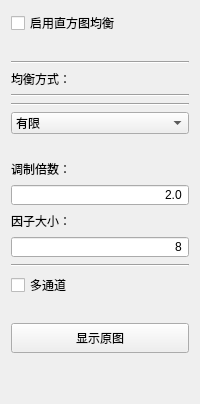
        <widget class="QWidget" name="tab_5">
         <attribute name="title">
          <string>页</string>
         </attribute>
         <layout class="QVBoxLayout" name="verticalLayout_26">
          <item>
           <layout class="QVBoxLayout" name="verticalLayout_25">
            <item>
             <widget class="QCheckBox" name="checkBox_Clane_enable">
              <property name="text">
               <string>启用直方图均衡</string>
              </property>
             </widget>
            </item>
            <item>
             <widget class="QLabel" name="label_29">
              <property name="text">
               <string/>
              </property>
             </widget>
            </item>
            <item>
             <widget class="Line" name="line_33">
              <property name="orientation">
               <enum>Qt::Horizontal</enum>
              </property>
             </widget>
            </item>
            <item>
             <widget class="QLabel" name="label_27">
              <property name="text">
               <string>均衡方式：</string>
              </property>
             </widget>
            </item>
            <item>
             <widget class="Line" name="line_34">
              <property name="orientation">
               <enum>Qt::Horizontal</enum>
              </property>
             </widget>
            </item>
            <item>
             <layout class="QHBoxLayout" name="horizontalLayout_Clane"/>
            </item>
            <item>
             <widget class="Line" name="line_35">
              <property name="orientation">
               <enum>Qt::Horizontal</enum>
              </property>
             </widget>
            </item>
            <item>
             <widget class="QComboBox" name="comboBox_Clane">
              <item>
               <property name="text">
                <string>有限</string>
               </property>
              </item>
              <item>
               <property name="text">
                <string>全局</string>
               </property>
              </item>
             </widget>
            </item>
            <item>
             <widget class="QLabel" name="label_28">
              <property name="text">
               <string/>
              </property>
             </widget>
            </item>
            <item>
             <widget class="QGroupBox" name="groupBox_Clane_size">
              <property name="minimumSize">
               <size>
                <width>0</width>
                <height>0</height>
               </size>
              </property>
              <property name="styleSheet">
               <string notr="true">QGroupBox{
border:0px solid #222;
background-color: rgba(0, 0, 0, 0);
}</string>
              </property>
              <property name="title">
               <string/>
              </property>
              <layout class="QVBoxLayout" name="verticalLayout_28">
               <property name="leftMargin">
                <number>0</number>
               </property>
               <property name="topMargin">
                <number>0</number>
               </property>
               <property name="rightMargin">
                <number>0</number>
               </property>
               <property name="bottomMargin">
                <number>0</number>
               </property>
               <item>
                <layout class="QVBoxLayout" name="verticalLayout_27">
                 <item>
                  <widget class="QLabel" name="label_25">
                   <property name="text">
                    <string>调制倍数：</string>
                   </property>
                  </widget>
                 </item>
                 <item>
                  <widget class="QDoubleSpinBox" name="doubleSpinBox_Clane_size">
                   <property name="alignment">
                    <set>Qt::AlignRight|Qt::AlignTrailing|Qt::AlignVCenter</set>
                   </property>
                   <property name="buttonSymbols">
                    <enum>QAbstractSpinBox::NoButtons</enum>
                   </property>
                   <property name="decimals">
                    <number>1</number>
                   </property>
                   <property name="minimum">
                    <double>1.000000000000000</double>
                   </property>
                   <property name="maximum">
                    <double>40.000000000000000</double>
                   </property>
                   <property name="value">
                    <double>2.000000000000000</double>
                   </property>
                  </widget>
                 </item>
                 <item>
                  <widget class="QLabel" name="label_26">
                   <property name="text">
                    <string>因子大小：</string>
                   </property>
                  </widget>
                 </item>
                 <item>
                  <widget class="QSpinBox" name="spinBox_CLane_tile">
                   <property name="alignment">
                    <set>Qt::AlignRight|Qt::AlignTrailing|Qt::AlignVCenter</set>
                   </property>
                   <property name="buttonSymbols">
                    <enum>QAbstractSpinBox::NoButtons</enum>
                   </property>
                   <property name="minimum">
                    <number>1</number>
                   </property>
                   <property name="maximum">
                    <number>8</number>
                   </property>
                   <property name="value">
                    <number>8</number>
                   </property>
                  </widget>
                 </item>
                </layout>
               </item>
              </layout>
             </widget>
            </item>
            <item>
             <widget class="Line" name="line_36">
              <property name="orientation">
               <enum>Qt::Horizontal</enum>
              </property>
             </widget>
            </item>
            <item>
             <widget class="QCheckBox" name="checkBox_Clane_colour">
              <property name="text">
               <string>多通道</string>
              </property>
             </widget>
            </item>
            <item>
             <widget class="QLabel" name="label_46">
              <property name="text">
               <string/>
              </property>
             </widget>
            </item>
            <item>
             <widget class="QPushButton" name="pushButton_Clane_last">
              <property name="minimumSize">
               <size>
                <width>0</width>
                <height>30</height>
               </size>
              </property>
              <property name="text">
               <string>显示原图</string>
              </property>
             </widget>
            </item>
            <item>
             <spacer name="verticalSpacer_5">
              <property name="orientation">
               <enum>Qt::Vertical</enum>
              </property>
              <property name="sizeHint" stdset="0">
               <size>
                <width>20</width>
                <height>40</height>
               </size>
              </property>
             </spacer>
            </item>
           </layout>
          </item>
         </layout>
        </widget>
